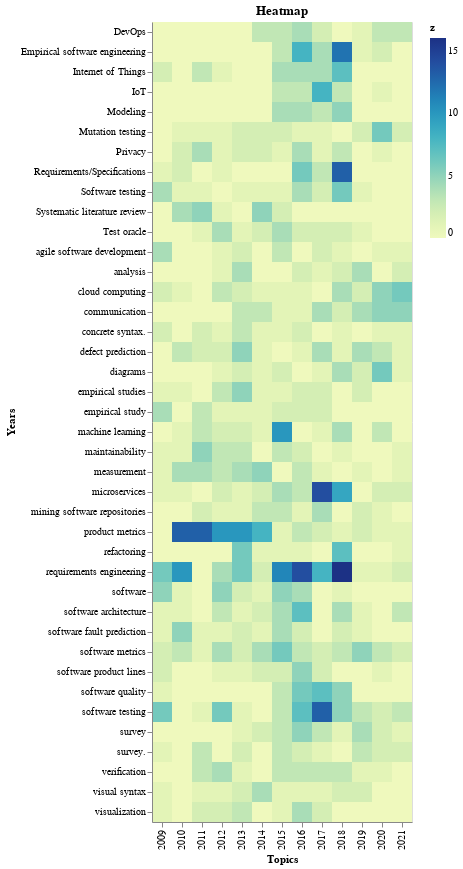

Write notebook code for a chart like this one.
### Code cell
import altair as alt
import numpy as np
import pandas as pd

keyword = keyword_count_data.values

# Compute x^2 + y^2 across a 2D grid
x, y = np.meshgrid(range(2009, 2022,1), keyword_citation_data.index)
z = keyword

# Convert this grid to columnar data expected by Altair
source = pd.DataFrame({'Topics': x.ravel(),
                     'Years': y.ravel(),
                     'z': z.ravel()})

years = list(keyword_citation_data.columns.astype(str))
print(type(years))

alt.Chart(source).mark_rect().encode(
    #alt.X(field='years', type='ordinal', title='Years'),
    #alt.Y(field='keyword_citation_data.index.values', type='ordinal', title='Keyword'),
    x='Topics:O',
    y='Years:O',
    color='z:Q'
).properties(
    title='Heatmap'
)

### Figure 1 — Vega-Lite specification as saved in the notebook (floating-point values rounded to 4 significant figures; data arrays with more than 128 entries replaced by an {"elided": "..."} marker saying what was removed)
{"config": {"view": {"continuousWidth": 400, "continuousHeight": 300}}, "data": {"name": "data-d2625b6d5740224f9b9e778ac823f427"}, "mark": "rect", "encoding": {"color": {"type": "quantitative", "field": "z"}, "x": {"type": "ordinal", "field": "Topics"}, "y": {"type": "ordinal", "field": "Years"}}, "title": "Heatmap", "$schema": "https://vega.github.io/schema/vega-lite/v4.8.1.json", "datasets": {"data-d2625b6d5740224f9b9e778ac823f427": {"elided": "520 records"}}}
